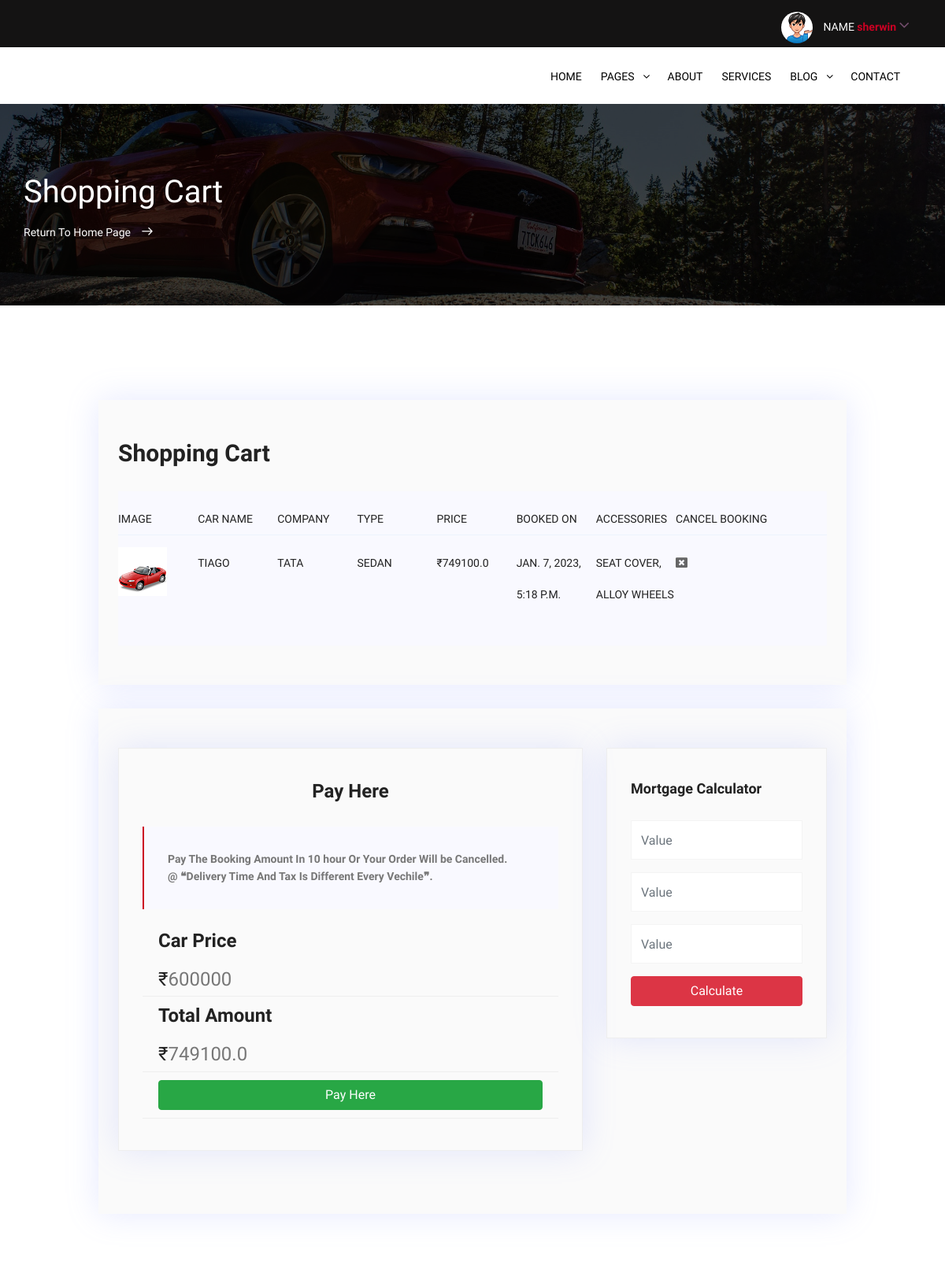
Page /cars/shopping_cart/ (signed in, upper part) on the earlier database version.
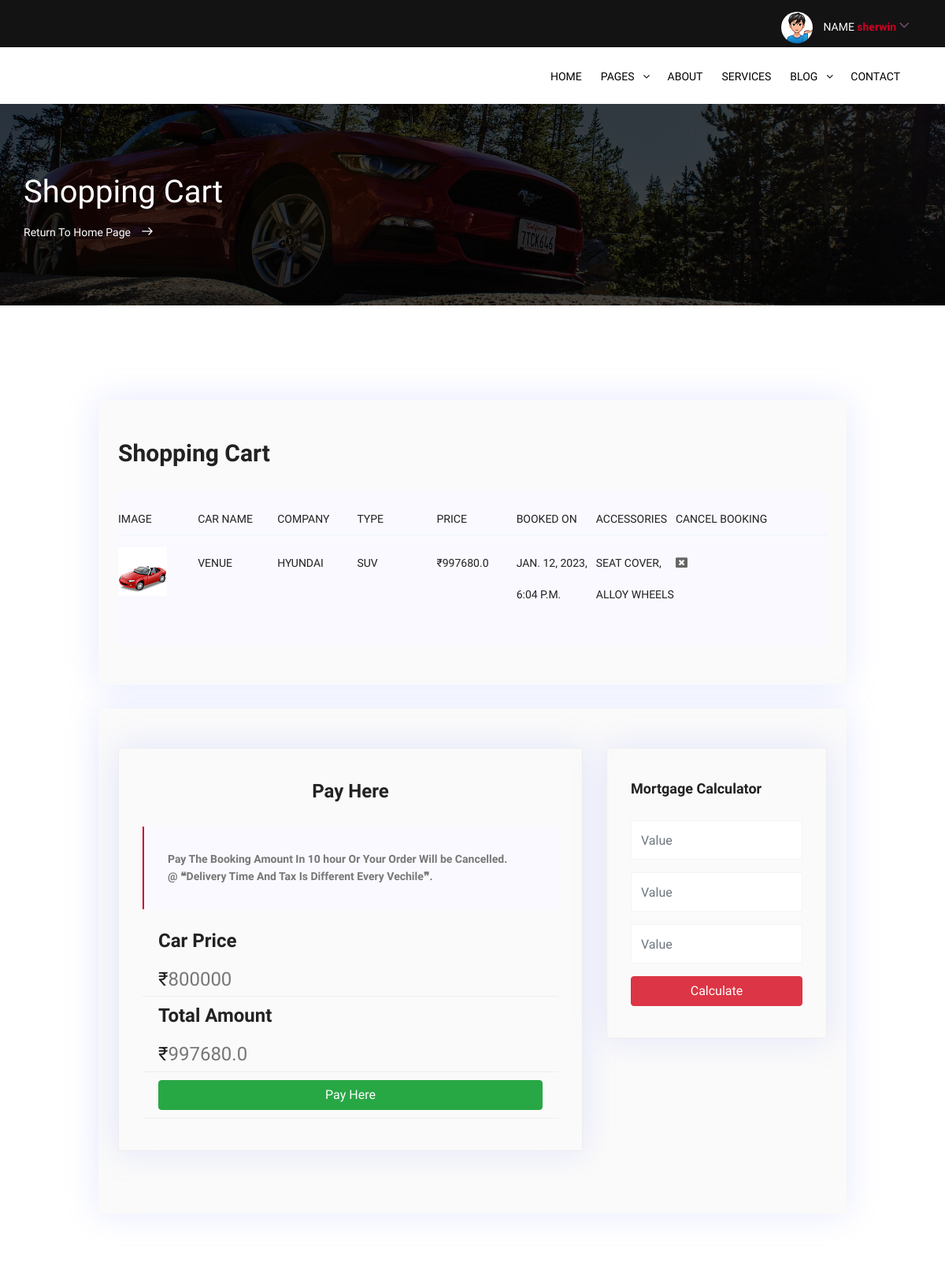
Same page on the later database version.
### cars/models.py (models this page shows)
class Order(models.Model):
    class Meta:
        db_table = 'CUSTOMER ORDER DETAILS'
        verbose_name = "Customer Orders"
        verbose_name_plural = "Customer Booking"
    id = models.BigAutoField(
        primary_key= True,
    )
    Address = models.CharField(default=None,null=True,blank=True,max_length=255,verbose_name="House Address Of Customer")
    LicenceIDNumber = models.CharField(default=None,null=True,blank=True,max_length=255,verbose_name="Licence ID Number Of Customer")
    Pincode = models.IntegerField(verbose_name="Pincode Of Customer")
    ContactNumber = models.CharField(default=None,null=True,blank=True,max_length=255,verbose_name="Contact Number Of Customer")
    application_code = models.UUIDField(default = uuid.uuid4,editable = False,verbose_name="Application Id Of Order")
    State = models.CharField(default=None,null=True,blank=True,max_length=255,verbose_name="State")
    City = models.CharField(default=None,null=True,blank=True,max_length=255,verbose_name="City")
    customerid = models.ForeignKey(User ,default=None,on_delete=models.CASCADE,verbose_name="Customer")
    carnameid = models.ForeignKey(DETAILS,on_delete=models.CASCADE,verbose_name="Car Name")
    Date_of_booking = models.DateTimeField(auto_now_add=True,verbose_name="Date Of Booking")
    Accessorieslist = models.TextField(default=None,null=True,verbose_name="Accessories Added")
    insurance = models.TextField(default=None,null=True,verbose_name="Insurance Amount")
    total = models.FloatField(default=None,null=True,verbose_name="Sum Total Of Car")

class DETAILS(models.Model):
    class Meta:
        db_table = 'CAR DETAILS'
        verbose_name = "Vechile Information"
        verbose_name_plural = "Car Details"
    id = models.BigAutoField(
        primary_key= True,
    )
    car_name = models.CharField(
        max_length=255,
        verbose_name="Car Name"
        )
    car_type = models.ForeignKey(
        TYPE,on_delete=models.CASCADE,
        verbose_name="Car Type"
        )
    car_company = models.ForeignKey(
        COMPANY,on_delete=models.CASCADE,
        verbose_name="Car Company"
        )
    stock = models.IntegerField(
        verbose_name="Stock Avaliable"
        )
    price = models.IntegerField(
        verbose_name="Price Of Car"
        )
    fuel_efficiency = models.CharField(
        max_length=255,
        verbose_name="Mileage In Kilometers"
        )
    fuel_tank_capacity = models.CharField(
        max_length=255,
        verbose_name="Fuel Tank Capacity In Liter"
        )
    front_suspension = models.CharField(
        max_length=255,
        verbose_name="Suspension Type Front"
        )
    rear_suspension = models.CharField(
        max_length=255,
        verbose_name="Suspension Type Rear"
        )
    tyre_size = models.IntegerField(
        verbose_name="Tyre Size"
        )
    front_brake = models.CharField(
        max_length=255,
        verbose_name="Front Brake Type"
        )
    rear_brake = models.CharField(
        max_length=255,
        verbose_name="Rear Brake Type"
        )
    ground_clearance = models.CharField(
        max_length=255,
        verbose_name="Ground Clearance In mm"
        )
    seating_capacity = models.IntegerField(
        verbose_name="Total Seat"
        )
    boot_capacity = models.IntegerField(
        verbose_name="Capacity Of Boot Space In Liter"
        )
    max_torque = models.IntegerField(
        verbose_name="Max Torque"
        )
    tra = models.TextChoices(
        'tra', 'Manual Automatic',
        )
    trasmission = models.CharField(
        default=None,
        choices=tra.choices,
        null=True,blank=True,
        max_length=255,
        verbose_name="Type Of Trasmission"
        )
    cylinders = models.IntegerField(
        verbose_name="Max Number Of Cylinders"
        )
    engine_cc = models.IntegerField(
        verbose_name="Engine CC Of Car"
        )
    image1 = models.ImageField(
        upload_to="image/media/",
        blank=True,
        null=True,
        verbose_name="Exterior Image Of Car"
        )
    image2 = models.ImageField(
        upload_to="image/media/",
        blank=True,
        null=True,
        verbose_name="Interior Image Of Car"
        )
    image3 = models.ImageField(
        upload_to="image/media/",
        blank=True,
        null=True,
        verbose_name="Total Look"
        )
    fuel = models.TextChoices('fuel',
        'PETROL DIESEL ELETRIC',
    )
    fuel_type = models.CharField(
        default=None,
        choices=fuel.choices,
        null=True,
        blank=True,
        max_length=255,
        verbose_name="What Type Of Energy Using (Fuel TYPE)"
        )
    def __str__(self):
        return self.car_name

### cars/views.py (the view)
# urls.py: path('shopping_cart/', views.shopping_cart, name='shopping_cart'),
def shopping_cart(request):
    if 'username' in request.session:
        customer = Order.objects.filter(customerid=request.user)
        if not customer:
            return render(request,'trail3.html')
        else:
            carnameid = customer[0].carnameid
            car_company = DETAILS.objects.filter(car_name=carnameid).values('car_company')
            car_company_name = COMPANY.objects.filter(pk=car_company[0].get("car_company")).values('name')
            carscompanynames = car_company_name[0].get("name")
            car_type = DETAILS.objects.filter(car_name=carnameid).values('car_type')
            car_type_name = TYPE.objects.filter(pk=car_type[0].get("car_type")).values('name')
            cartypenames = car_type_name[0].get("name")
            price = DETAILS.objects.filter(car_name=carnameid).values('price')
            priceof = price[0].get("price")
            ass_list = ast.literal_eval(customer[0].Accessorieslist)
            a =''
            for i in list(ass_list):
                accssdetail = AdditionalAccessories.objects.get(pk=int(i))
                a +=accssdetail.Product+', '
            a = a[:-2]
            return render(request,'shopping_cart.html',{'customer':customer,'carscompanynames':carscompanynames,'cartypenames':cartypenames,'a':a,'priceof':priceof})
    return redirect('signin')

### cars/templates/shopping_cart.html (shortened to what this page needs)
{% load static %}
<!DOCTYPE html>
<html lang="en">
<head>
        <link rel="stylesheet" href="{% static 'css/linearicons.css' %}">
        <link rel="stylesheet" href="{% static 'css/font-awesome.min.css' %}">
        <link rel="stylesheet" href="{% static 'css/bootstrap.css' %}">
        <link rel="stylesheet" href="{% static 'css/magnific-popup.css' %}">
        <link rel="stylesheet" href="{% static 'css/nice-select.css' %}">
        <link rel="stylesheet" href="{% static 'css/animate.min.css' %}">
        <link rel="stylesheet" href="{% static 'css/owl.carousel.css' %}">
        <link rel="stylesheet" href="{% static 'css/main.css' %}">
    </head>
    <body>
          <header id="header">
              <div class="header-top bg-1">
                <div class="container">
                    <div class="row">
                        <div class="col-md-7 col-xs-12 hide_column">
                        </div>
                        <div class="col-lg-5 col-md-12 col-xs-12">
                            <div class="header-top-right text-right">
                                <ul class="account">
                                    <li>
                                        <a href="#">
                                            <img src="{% static 'img/boogyman.png' %}" alt="">
                                            NAME  <span> {{user.first_name}}
                                            <i class="fa fa-angle-down"></i></span>
                                        </a>
                                    </li>
                                </ul>
                            </div>
                        </div>
                    </div>
                </div>
            </div>
            <div class="header-bottom">
                <div class="container">
                    <div class="row align-items-center d-flex">
                        <div class="col-lg-2 col-md-2">
                            <div id="logo">
                            </div>
                        </div>
                           <div class="col-lg-10 col-md-2">
                          <nav id="nav-menu-container">
                            <ul class="nav-menu float-right">
                              <li class="menu-has-children"><a href="{% url 'index' %}">Home</a>
                              </li>
                              <li class="menu-has-children"><a href="">Pages</a>
                              </li>
                              <li class="menu-has-children"><a href="about_us.html">About</a>
                              </li>
                              <li class="menu-has-children"><a href="services.html">Services</a>
                              </li>
                              <li class="menu-has-children"><a href="blog_home.html">Blog</a>
                              </li>
                              <li class="menu-has-children"><a href="contact.html">Contact</a></li>
                            </ul>
                          </nav>
                      </div>
                    </div>
                </div>
            </div>
          </header>
        <section class="banner-area relative" id="home">
            <div class="overlay overlay-bg"></div>
            <div class="container">
                <div class="row d-flex align-items-center justify-content-center">
                    <div class="about-content col-lg-12">
                        <h1 class="text-white">
                            Shopping Cart
                        </h1>
                        <p class="text-white link-nav mt-3"><a href="{% url 'index' %}">Return To Home Page </a>  <span class="lnr lnr-arrow-right"></span></p>
                    </div>
                </div>
            </div>
        </section>
        <section class="cart_area mb-30 pt-120">
            <div class="container">
                <div class="row d-flex justify-content-center">
                    <div class="cart_content col-lg-10">
                        <div class="cart-top-border">
                            <h2 class="mb-30">Shopping Cart</h2>
                            {% if Order %}
                            <h3 class="generic-blockquote mt-3">{{a}} <i class="fa fa-frown-o" aria-hidden="true"></i></h3>
                            {% else %}
                            {% for Order in customer %}
                            <div class="progress-table-wrap">
                                <div class="progress-table">
                                    <div class="table-head">
                                        <div class="image">Image</div>
                                        <div class="image">Car Name</div>
                                        <div class="image">Company</div>
                                        <div class="image">Type</div>
                                        <div class="image">Price</div>
                                        <div class="image">Booked On</div>
                                        <div class="image">Accessories</div>
                                        <div class="product-details">Cancel Booking</div>
                                    </div>
                                    <div class="table-row">
                                        <div class="image"> <img src="{% static 'img/shopping-cart1.jpg' %}" alt="flag"></div>
                                        <div class="image">{{Order.carnameid}}</div>
                                        <div class="image">{{carscompanynames}}</div>
                                        <div class="image">{{cartypenames}}</div>
                                        <div class="image">₹{{Order.total}}</div>
                                        <div class="image">{{Order.Date_of_booking}}</div>
                                        <div class="image">{{a}}</div>
                                        <div class="product-details"><a href="{% url 'cancelorder' oid=Order.id %}"><i class="fa fa-window-close" aria-hidden="true" style="font-size:15px;"></i></a></div>
                                    </div>
                                </div>
                            </div>
                            {% endfor %}
                            {% endif %}
                        </div>
                    </div>
                </div>
            </div>
        </section>
        <section class="blog-posts-area pb-120">
            <div class="container">
                <div class="row d-flex justify-content-center">
                    <div class="cart_content col-lg-10">
                        <div class="row">
                            <div class="col-lg-8 post-list blog-post-list">
                                <div class="single-widget category-widget">
                                    <h3 class="title text-center">Pay Here</h3>
                                    <blockquote class="generic-blockquote mt-3" style="font-weight: bold;">
                                        Pay The Booking Amount In 10 hour Or Your Order Will be Cancelled. @ ❝Delivery Time And Tax Is Different Every Vechile❞.
                                    </blockquote>
                                    <ul>
                                        <li style="font-size: x-large;"><h3>Car Price</h3><br><span>₹</span>{{priceof}}</li>
                                        {% for Order in customer %}
                                        <li style="font-size: x-large;"><h3>Total Amount</h3><br><span>₹</span>{{Order.total}}</li>
                                        {% endfor %}
                                        <li><a href="{% url 'checkout' %}"><button class="btn btn-success btn-block">Pay Here</button></a></li>
                                    </ul>
                                </div>
                            </div>
                            <div class="col-lg-4 sidebar">
                                <div class="single-widget search-widget mb-0">
                                    <h4 class="title">Mortgage Calculator</h4>
                                    <input type="text" placeholder="Value" class="mb-3 form-control">
                                    <input type="text" placeholder="Value" class="mb-3 form-control">
                                    <input type="text" placeholder="Value" class="mb-3 form-control">
                                    <button type="submit" class="btn-block btn btn-danger">Calculate</button>
                                </div>
                            </div>
                        </div>
                    </div>
                </div>
            </div>
        </section>
    </body>
</html>

Differences in the rows shown:
removed Order: carnameid "TIAGO", carscompanynames "TATA", cartypenames "SEDAN", total "749100.0", Date_of_booking "JAN. 7, 2023, 5:18 P.M.", a "SEAT COVER, ALLOY WHEELS"
added Order: carnameid "VENUE", carscompanynames "HYUNDAI", cartypenames "SUV", total "997680.0", Date_of_booking "JAN. 12, 2023, 6:04 P.M.", a "SEAT COVER, ALLOY WHEELS"
Other differences:
{{ priceof }}: "600000" → "800000"
